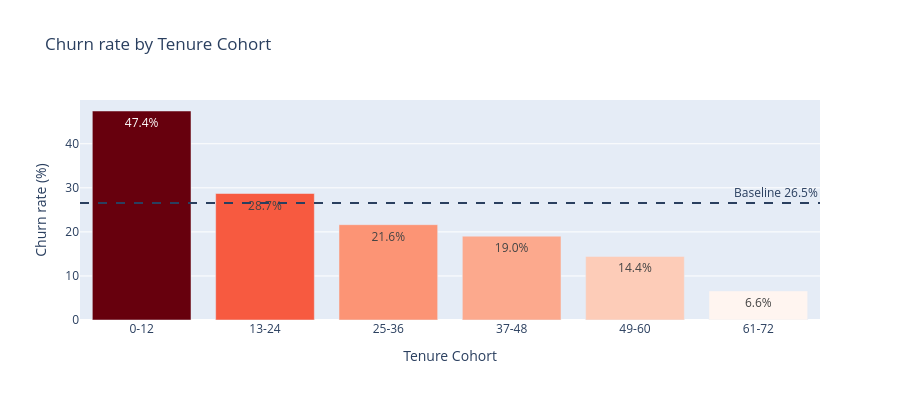
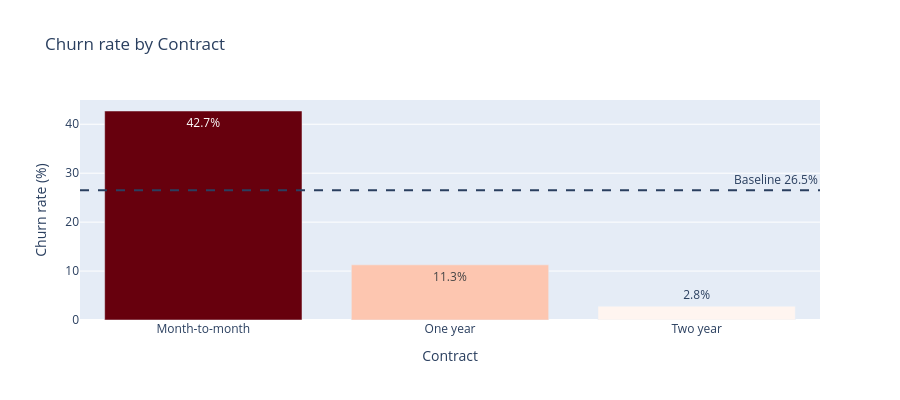

Write notebook code for charts like these, in order.
### Markdown cell above
## 3. Tenure cohorts & contract type

### Code cell
display(churn_by("Tenure Cohort"))
bar("Tenure Cohort")
display(churn_by("Contract"))
bar("Contract")

### Figure 1 — Plotly figure (JSON) as saved in the notebook; plotly's stock layout.template omitted (floating-point values rounded to 4 significant figures)
{"data": [{"hovertemplate": "Tenure Cohort=%{x}<br>ChurnRate=%{marker.color}<br>text=%{text}<extra></extra>", "legendgroup": "", "marker": {"color": [47.44, 28.71, 21.63, 19.03, 14.42, 6.61], "coloraxis": "coloraxis", "pattern": {"shape": ""}}, "name": "", "orientation": "v", "showlegend": false, "text": ["47.4%", "28.7%", "21.6%", "19.0%", "14.4%", "6.6%"], "textposition": "auto", "type": "bar", "x": ["0-12", "13-24", "25-36", "37-48", "49-60", "61-72"], "xaxis": "x", "y": [47.44, 28.71, 21.63, 19.03, 14.42, 6.61], "yaxis": "y"}], "layout": {"annotations": [{"showarrow": false, "text": "Baseline 26.5%", "x": 1, "xanchor": "right", "xref": "x domain", "y": 26.54, "yanchor": "bottom", "yref": "y"}], "barmode": "relative", "coloraxis": {"autocolorscale": false, "colorbar": {"title": {"text": "ChurnRate"}}, "colorscale": [[0.0, "rgb(255,245,240)"], [0.125, "rgb(254,224,210)"], [0.25, "rgb(252,187,161)"], [0.375, "rgb(252,146,114)"], [0.5, "rgb(251,106,74)"], [0.625, "rgb(239,59,44)"], [0.75, "rgb(203,24,29)"], [0.875, "rgb(165,15,21)"], [1.0, "rgb(103,0,13)"]], "showscale": false}, "height": 400, "legend": {"tracegroupgap": 0}, "shapes": [{"line": {"dash": "dash"}, "type": "line", "x0": 0, "x1": 1, "xref": "x domain", "y0": 26.54, "y1": 26.54, "yref": "y"}], "title": {"text": "Churn rate by Tenure Cohort"}, "xaxis": {"anchor": "y", "domain": [0.0, 1.0], "title": {"text": "Tenure Cohort"}}, "yaxis": {"anchor": "x", "domain": [0.0, 1.0], "title": {"text": "Churn rate (%)"}}}}

### Figure 2 — Plotly figure (JSON) as saved in the notebook; plotly's stock layout.template omitted (floating-point values rounded to 4 significant figures)
{"data": [{"hovertemplate": "Contract=%{x}<br>ChurnRate=%{marker.color}<br>text=%{text}<extra></extra>", "legendgroup": "", "marker": {"color": [42.71, 11.27, 2.832], "coloraxis": "coloraxis", "pattern": {"shape": ""}}, "name": "", "orientation": "v", "showlegend": false, "text": ["42.7%", "11.3%", "2.8%"], "textposition": "auto", "type": "bar", "x": ["Month-to-month", "One year", "Two year"], "xaxis": "x", "y": [42.71, 11.27, 2.832], "yaxis": "y"}], "layout": {"annotations": [{"showarrow": false, "text": "Baseline 26.5%", "x": 1, "xanchor": "right", "xref": "x domain", "y": 26.54, "yanchor": "bottom", "yref": "y"}], "barmode": "relative", "coloraxis": {"autocolorscale": false, "colorbar": {"title": {"text": "ChurnRate"}}, "colorscale": [[0.0, "rgb(255,245,240)"], [0.125, "rgb(254,224,210)"], [0.25, "rgb(252,187,161)"], [0.375, "rgb(252,146,114)"], [0.5, "rgb(251,106,74)"], [0.625, "rgb(239,59,44)"], [0.75, "rgb(203,24,29)"], [0.875, "rgb(165,15,21)"], [1.0, "rgb(103,0,13)"]], "showscale": false}, "height": 400, "legend": {"tracegroupgap": 0}, "shapes": [{"line": {"dash": "dash"}, "type": "line", "x0": 0, "x1": 1, "xref": "x domain", "y0": 26.54, "y1": 26.54, "yref": "y"}], "title": {"text": "Churn rate by Contract"}, "xaxis": {"anchor": "y", "domain": [0.0, 1.0], "title": {"text": "Contract"}}, "yaxis": {"anchor": "x", "domain": [0.0, 1.0], "title": {"text": "Churn rate (%)"}}}}
